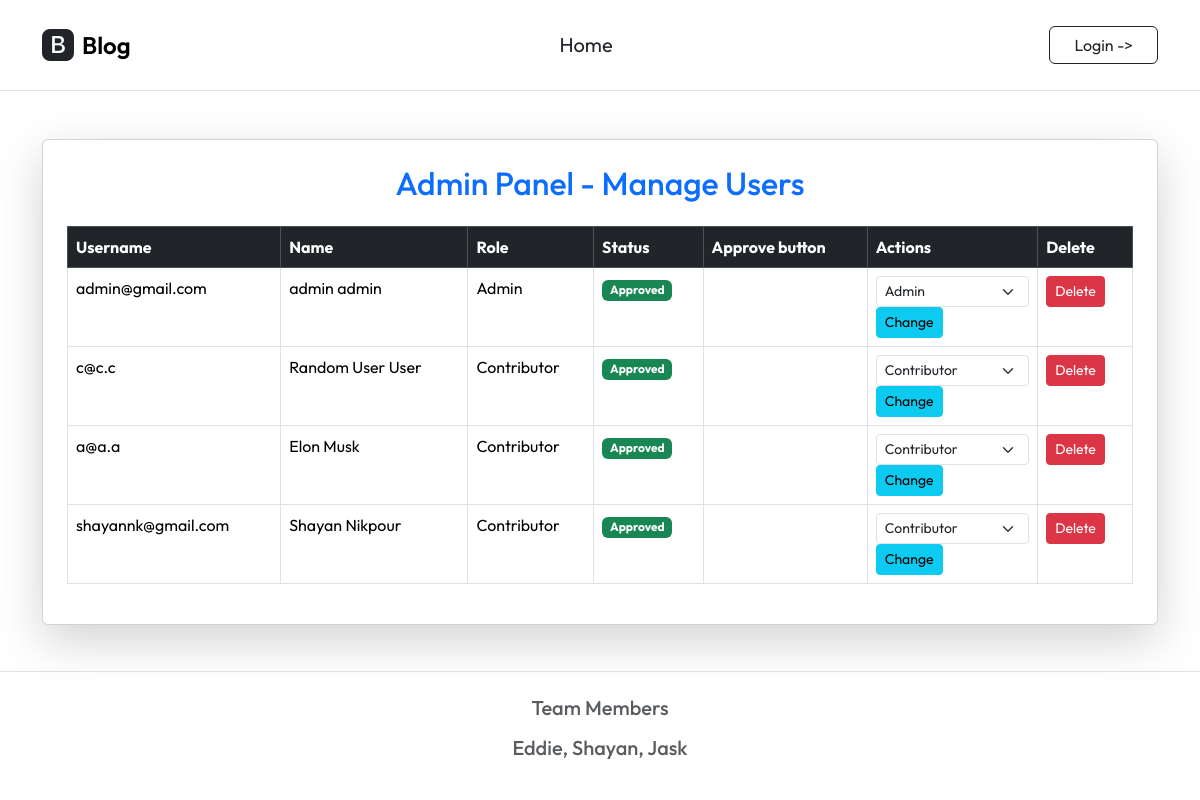
/admin.php (signed in), run on the app's committed database.
### tables this page shows
CREATE TABLE Users (
    Username VARCHAR(255) NOT NULL PRIMARY KEY,
    Password VARCHAR(255) NOT NULL,
    FirstName VARCHAR(50) NOT NULL,
    LastName VARCHAR(50) NOT NULL,
    RegistrationDate DATETIME DEFAULT CURRENT_TIMESTAMP,
    IsApproved BOOLEAN DEFAULT 0,
    Role VARCHAR(20) DEFAULT 'Contributor'
);

### admin.php (the view, shortened to what this page needs)
<?php include('./inc/inc_header.php'); ?>
<?php
$db = new SQLite3('info.db');
$result = $db->query("SELECT Username, FirstName, LastName, Role, IsApproved FROM Users");
?>
<div class="container mt-5">
    <div class="card shadow-lg p-4">
        <h2 class="text-center mb-4 text-primary">Admin Panel - Manage Users</h2>
        <div class="table-responsive">
            <table class="table table-hover table-bordered">
                <thead class="table-dark">
                    <tr>
                        <th>Username</th>
                        <th>Name</th>
                        <th>Role</th>
                        <th>Status</th>
                        <th>Approve button</th>
                        <th>Actions</th>
                        <th>Delete</th>
                    </tr>
                </thead>
                <tbody>
                    <?php while ($row = $result->fetchArray(SQLITE3_ASSOC)) { ?>
                        <tr>
                            <td><?= $row['Username'] ?></td>
                            <td><?= $row['FirstName'] . " " . $row['LastName'] ?></td>
                            <td><?= $row['Role'] ?></td>
                            <td>
                                <span class="badge <?= $row['IsApproved'] ? 'bg-success' : 'bg-danger' ?>">
                                    <?= $row['IsApproved'] ? 'Approved' : 'Pending' ?>
                                </span>
                            </td>
                            <td>
                            </td>
                            <td>
                                <form method="post">
                                    <select name="role" class="form-select form-select-sm">
                                        <option value="Contributor" <?= $row['Role'] == 'Contributor' ? 'selected' : '' ?>>Contributor</option>
                                        <option value="Admin" <?= $row['Role'] == 'Admin' ? 'selected' : '' ?>>Admin</option>
                                    </select>
                                    <button type="submit" name="change_role" class="btn btn-info btn-sm">Change</button>
                                </form>
                            </td>
                            <td>
                                <form method="post" onsubmit="return confirm('Are you sure you want to delete this user? This action cannot be undone!');">
                                    <button type="submit" name="delete_user" class="btn btn-danger btn-sm">Delete</button>
                                </form>
                            </td>
                        </tr>
                    <?php } ?>
                </tbody>
            </table>
        </div>
    </div>
</div>
<?php include('./inc/inc_footer.php'); ?>

### inc/style.css (style rules this page uses)
body { margin: 0; font-family: Arial, sans-serif; color: white; }
.card { background-color: white !important; border: 1px solid #e0e0e0; border-radius: 12px; box-shadow: 0 4px 10px rgba(0, 0, 0, 0.1); }
h2 { color: #333; margin-bottom: 1rem; }

### inc/inc_header.php (style rules this page uses)
body { font-family: "Outfit", serif; font-optical-sizing: auto; font-style: normal; }

### inc/inc_footer.php (style rules this page uses)
body { font-family: "Outfit", sans-serif; }

### data on the page
users: Username "admin@gmail.com", FirstName "admin", LastName "admin", Role "Admin", IsApproved "Approved", role "Admin"
users: Username "c@c.c", FirstName "Random User", LastName "User", Role "Contributor", IsApproved "Approved", role "Contributor"
users: Username "a@a.a", FirstName "Elon", LastName "Musk", Role "Contributor", IsApproved "Approved", role "Contributor"
users: Username "shayannk@gmail.com", FirstName "Shayan", LastName "Nikpour", Role "Contributor", IsApproved "Approved", role "Contributor"
